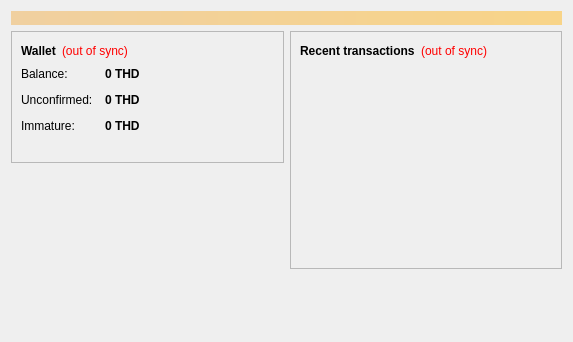
<?xml version="1.0" encoding="UTF-8"?>
<ui version="4.0">
 <class>OverviewPage</class>
 <widget class="QWidget" name="OverviewPage">
  <property name="geometry">
   <rect>
    <x>0</x>
    <y>0</y>
    <width>573</width>
    <height>342</height>
   </rect>
  </property>
  <property name="windowTitle">
   <string>Form</string>
  </property>
  <layout class="QVBoxLayout" name="topLayout">
   <item>
    <widget class="QLabel" name="labelAlerts">
     <property name="visible">
      <bool>false</bool>
     </property>
     <property name="styleSheet">
      <string notr="true">background-color: qlineargradient(x1: 0, y1: 0, x2: 1, y2: 0, stop:0 #F0D0A0, stop:1 #F8D488); color:#000000;</string>
     </property>
     <property name="wordWrap">
      <bool>true</bool>
     </property>
     <property name="margin">
      <number>3</number>
     </property>
    </widget>
   </item>
   <item>
    <layout class="QHBoxLayout" name="horizontalLayout" stretch="1,1">
     <item>
      <layout class="QVBoxLayout" name="verticalLayout_2">
       <item>
        <widget class="QFrame" name="frame">
         <property name="frameShape">
          <enum>QFrame::StyledPanel</enum>
         </property>
         <property name="frameShadow">
          <enum>QFrame::Raised</enum>
         </property>
         <layout class="QVBoxLayout" name="verticalLayout_4">
          <item>
           <layout class="QHBoxLayout" name="horizontalLayout_4">
            <item>
             <widget class="QLabel" name="label_5">
              <property name="font">
               <font>
                <weight>75</weight>
                <bold>true</bold>
               </font>
              </property>
              <property name="text">
               <string>Wallet</string>
              </property>
             </widget>
            </item>
            <item>
             <widget class="QLabel" name="labelWalletStatus">
              <property name="toolTip">
               <string>&lt;html&gt;&lt;head/&gt;&lt;body&gt;&lt;p&gt;The displayed information may be out of date. Your wallet automatically synchronizes with the Thundercoin network after a connection is established, but this process has not completed yet.&lt;/p&gt;&lt;/body&gt;&lt;/html&gt;</string>
              </property>
              <property name="styleSheet">
               <string notr="true">QLabel { color: red; }</string>
              </property>
              <property name="text">
               <string notr="true">(out of sync)</string>
              </property>
              <property name="alignment">
               <set>Qt::AlignLeading|Qt::AlignLeft|Qt::AlignVCenter</set>
              </property>
             </widget>
            </item>
            <item>
             <spacer name="horizontalSpacer_2">
              <property name="orientation">
               <enum>Qt::Horizontal</enum>
              </property>
              <property name="sizeHint" stdset="0">
               <size>
                <width>40</width>
                <height>20</height>
               </size>
              </property>
             </spacer>
            </item>
           </layout>
          </item>
          <item>
           <layout class="QFormLayout" name="formLayout_2">
            <property name="fieldGrowthPolicy">
             <enum>QFormLayout::AllNonFixedFieldsGrow</enum>
            </property>
            <property name="horizontalSpacing">
             <number>12</number>
            </property>
            <property name="verticalSpacing">
             <number>12</number>
            </property>
            <item row="0" column="0">
             <widget class="QLabel" name="label">
              <property name="text">
               <string>Balance:</string>
              </property>
             </widget>
            </item>
            <item row="0" column="1">
             <widget class="QLabel" name="labelBalance">
              <property name="font">
               <font>
                <weight>75</weight>
                <bold>true</bold>
               </font>
              </property>
              <property name="cursor">
               <cursorShape>IBeamCursor</cursorShape>
              </property>
              <property name="toolTip">
               <string>Your current balance</string>
              </property>
              <property name="text">
               <string notr="true">0 THD</string>
              </property>
              <property name="textInteractionFlags">
               <set>Qt::LinksAccessibleByMouse|Qt::TextSelectableByKeyboard|Qt::TextSelectableByMouse</set>
              </property>
             </widget>
            </item>
            <item row="1" column="0">
             <widget class="QLabel" name="label_3">
              <property name="text">
               <string>Unconfirmed:</string>
              </property>
             </widget>
            </item>
            <item row="1" column="1">
             <widget class="QLabel" name="labelUnconfirmed">
              <property name="font">
               <font>
                <weight>75</weight>
                <bold>true</bold>
               </font>
              </property>
              <property name="cursor">
               <cursorShape>IBeamCursor</cursorShape>
              </property>
              <property name="toolTip">
               <string>Total of transactions that have yet to be confirmed, and do not yet count toward the current balance</string>
              </property>
              <property name="text">
               <string notr="true">0 THD</string>
              </property>
              <property name="textInteractionFlags">
               <set>Qt::LinksAccessibleByMouse|Qt::TextSelectableByKeyboard|Qt::TextSelectableByMouse</set>
              </property>
             </widget>
            </item>
            <item row="2" column="0">
             <widget class="QLabel" name="labelImmatureText">
              <property name="text">
               <string>Immature:</string>
              </property>
             </widget>
            </item>
            <item row="2" column="1">
             <widget class="QLabel" name="labelImmature">
              <property name="font">
               <font>
                <weight>75</weight>
                <bold>true</bold>
               </font>
              </property>
              <property name="toolTip">
               <string>Mined balance that has not yet matured</string>
              </property>
              <property name="text">
               <string notr="true">0 THD</string>
              </property>
              <property name="textInteractionFlags">
               <set>Qt::LinksAccessibleByMouse|Qt::TextSelectableByKeyboard|Qt::TextSelectableByMouse</set>
              </property>
             </widget>
            </item>
           </layout>
          </item>
          <item>
           <widget class="QLabel" name="label_wallet_bgcoin">
            <property name="text">
             <string/>
            </property>
            <property name="pixmap">
             <pixmap resource="../bitcoin.qrc">:/images/wallet_bgcoin</pixmap>
            </property>
            <property name="scaledContents">
             <bool>false</bool>
            </property>
            <property name="alignment">
             <set>Qt::AlignCenter</set>
            </property>
            <property name="margin">
             <number>-2</number>
            </property>
           </widget>
          </item>
         </layout>
        </widget>
       </item>
       <item>
        <spacer name="verticalSpacer">
         <property name="orientation">
          <enum>Qt::Vertical</enum>
         </property>
         <property name="sizeHint" stdset="0">
          <size>
           <width>20</width>
           <height>40</height>
          </size>
         </property>
        </spacer>
       </item>
      </layout>
     </item>
     <item>
      <layout class="QVBoxLayout" name="verticalLayout_3">
       <item>
        <widget class="QFrame" name="frame_2">
         <property name="frameShape">
          <enum>QFrame::StyledPanel</enum>
         </property>
         <property name="frameShadow">
          <enum>QFrame::Raised</enum>
         </property>
         <layout class="QVBoxLayout" name="verticalLayout">
          <item>
           <layout class="QHBoxLayout" name="horizontalLayout_2">
            <item>
             <widget class="QLabel" name="label_4">
              <property name="text">
               <string>&lt;b&gt;Recent transactions&lt;/b&gt;</string>
              </property>
             </widget>
            </item>
            <item>
             <widget class="QLabel" name="labelTransactionsStatus">
              <property name="toolTip">
               <string>&lt;html&gt;&lt;head/&gt;&lt;body&gt;&lt;p&gt;The displayed information may be out of date. Your wallet automatically synchronizes with the Thundercoin network after a connection is established, but this process has not completed yet.&lt;/p&gt;&lt;/body&gt;&lt;/html&gt;</string>
              </property>
              <property name="styleSheet">
               <string notr="true">QLabel { color: red; }</string>
              </property>
              <property name="text">
               <string notr="true">(out of sync)</string>
              </property>
              <property name="alignment">
               <set>Qt::AlignRight|Qt::AlignTrailing|Qt::AlignVCenter</set>
              </property>
             </widget>
            </item>
            <item>
             <spacer name="horizontalSpacer">
              <property name="orientation">
               <enum>Qt::Horizontal</enum>
              </property>
              <property name="sizeHint" stdset="0">
               <size>
                <width>40</width>
                <height>20</height>
               </size>
              </property>
             </spacer>
            </item>
           </layout>
          </item>
          <item>
           <widget class="QListView" name="listTransactions">
            <property name="styleSheet">
             <string notr="true">QListView { background: transparent; }</string>
            </property>
            <property name="frameShape">
             <enum>QFrame::NoFrame</enum>
            </property>
            <property name="verticalScrollBarPolicy">
             <enum>Qt::ScrollBarAlwaysOff</enum>
            </property>
            <property name="horizontalScrollBarPolicy">
             <enum>Qt::ScrollBarAlwaysOff</enum>
            </property>
            <property name="selectionMode">
             <enum>QAbstractItemView::NoSelection</enum>
            </property>
           </widget>
          </item>
         </layout>
        </widget>
       </item>
       <item>
        <spacer name="verticalSpacer_2">
         <property name="orientation">
          <enum>Qt::Vertical</enum>
         </property>
         <property name="sizeHint" stdset="0">
          <size>
           <width>20</width>
           <height>40</height>
          </size>
         </property>
        </spacer>
       </item>
      </layout>
     </item>
    </layout>
   </item>
  </layout>
 </widget>
 <resources/>
 <connections/>
</ui>
